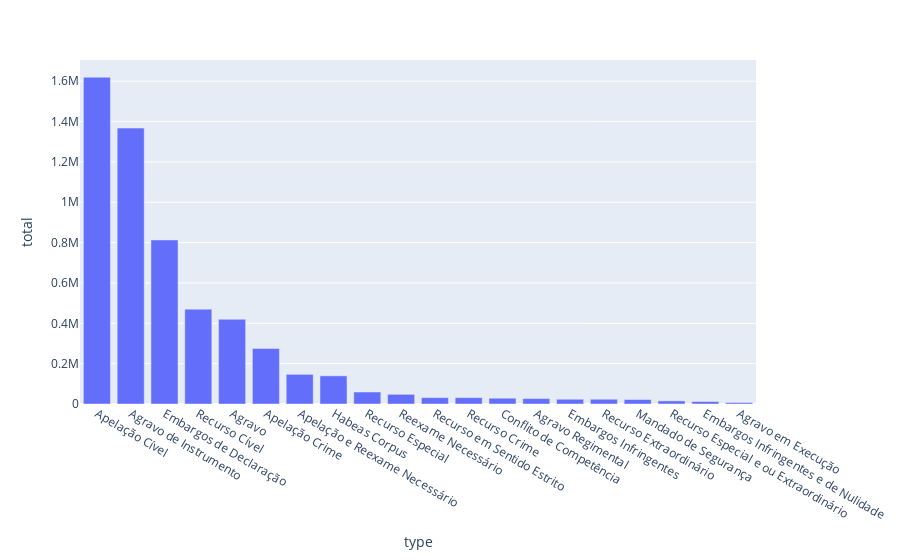

Notebook code for this chart:
### Code cell
dfGrp = df_count_year_month_type.reset_index().groupby(['type']).agg(total=('count','sum')).sort_values('total',ascending=False)
dfGrp = dfGrp[0:20]
display(dfGrp.head(20))
px.bar(dfGrp.reset_index(), x="type",y='total')

### Figure 1 — Plotly figure (JSON) as saved in the notebook; plotly's stock layout.template omitted (floating-point values rounded to 4 significant figures)
{"data": [{"alignmentgroup": "True", "hovertemplate": "type=%{x}<br>total=%{y}<extra></extra>", "legendgroup": "", "marker": {"color": "#636efa"}, "name": "", "offsetgroup": "", "orientation": "v", "showlegend": false, "textposition": "auto", "type": "bar", "x": ["Apelação Cível", "Agravo de Instrumento", "Embargos de Declaração", "Recurso Cível", "Agravo", "Apelação Crime", "Apelação e Reexame Necessário", "Habeas Corpus", "Recurso Especial", "Reexame Necessário", "Recurso em Sentido Estrito", "Recurso Crime", "Conflito de Competência", "Agravo Regimental", "Embargos Infringentes", "Recurso Extraordinário", "Mandado de Segurança", "Recurso Especial e ou Extraordinário", "Embargos Infringentes e de Nulidade", "Agravo em Execução"], "xaxis": "x", "y": [1619859, 1367460, 813282, 470179, 420130, 274843, 146944, 139648, 59457, 47982, 31637, 31530, 28710, 26798, 23556, 23547, 22101, 15489, 12187, 7244], "yaxis": "y"}], "layout": {"barmode": "relative", "legend": {"tracegroupgap": 0}, "margin": {"t": 60}, "xaxis": {"anchor": "y", "domain": [0, 1], "title": {"text": "type"}}, "yaxis": {"anchor": "x", "domain": [0, 1], "title": {"text": "total"}}}}
